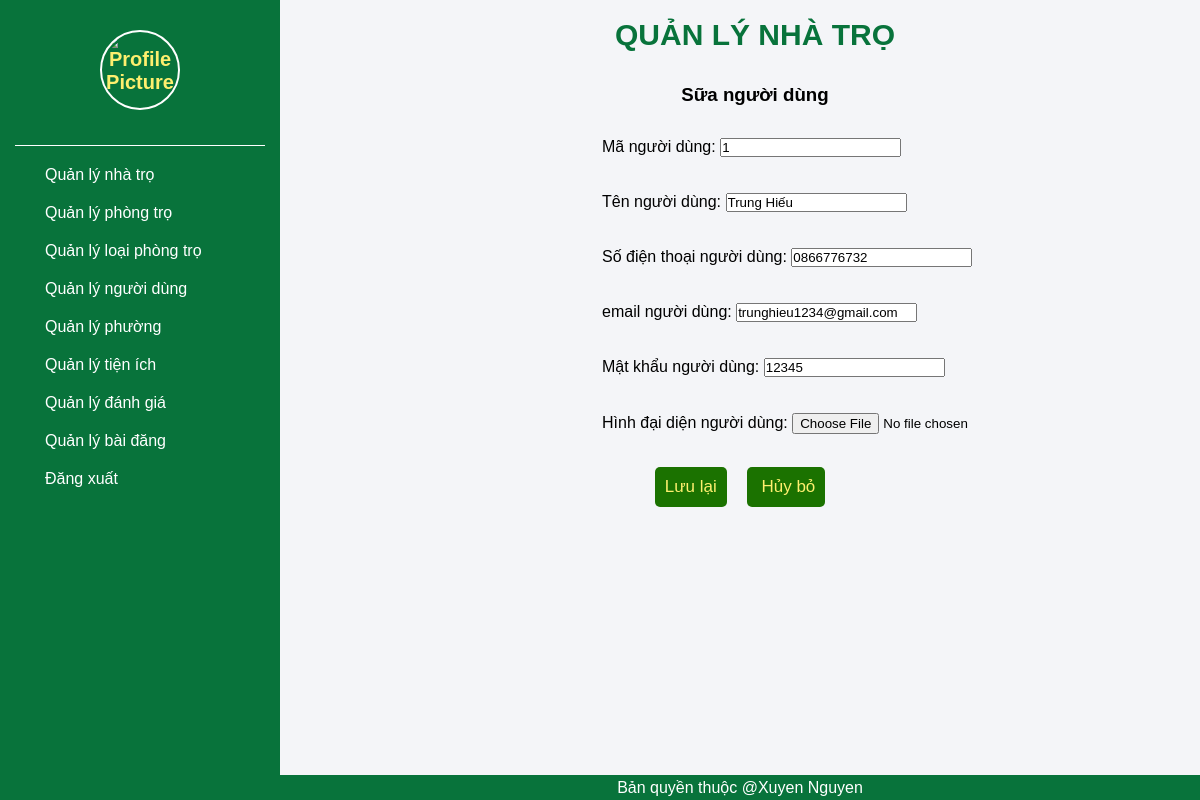
/scr/sua_nguoi_dung.php?user=1 (signed in), run on the app's committed database.
### tables this page shows
CREATE TABLE `nguoidung` (
  `mand` int(11) NOT NULL,
  `tennd` varchar(50) NOT NULL,
  `sdtnd` varchar(10) NOT NULL,
  `emailnd` varchar(30) NOT NULL,
  `matkhaund` text NOT NULL,
  `anhdaidien` text NOT NULL
);

### scr/sua_nguoi_dung.php (the view, shortened to what this page needs)
<?php
include("header_admin.php");
include("ketnoi.php");
$usern=$_REQUEST["user"];
$sql = "SELECT * FROM nguoidung WHERE mand = '".$usern."'";
$kq = mysqli_query($conn, $sql) or die("Không thể xuất thông tin người dùng" . mysqli_error());
$row = mysqli_fetch_array($kq);
?>
<form enctype="multipart/form-data" action="xuly_sua_nd.php" name="them" method="post">
    <div>
        <div class="top-center">
            <p> QUẢN LÝ NHÀ TRỌ</p>
        </div>
        <div class="top-center">
            <h3> Sữa người dùng</h3>
        </div>
        <div class="table-center">
            <div class="txt-gv-top">
                <div class="txt-gv-lb">
                    <div> <label> Mã người dùng: </label>
                        <input type="text" name="mand" value="<?php echo $row["mand"]; ?>" readonly>
                    </div>
                </div>
            </div>
        </div>
        <div class="table-center">
            <div class="txt-gv-top">
                <div class="txt-gv-lb">
                    <div> <label> Tên người dùng: </label>
                        <input type="text" name="tennd" value="<?php echo $row["tennd"]; ?>">
                    </div>
                </div>
            </div>
        </div>
        <div class="table-center">
            <div class="txt-gv-top">
                <div class="txt-gv-lb">
                    <div> <label> Số điện thoại người dùng: </label>
                        <input type="text" name="sdtnd" value="<?php echo $row["sdtnd"]; ?>">
                    </div>
                </div>
            </div>
        </div>
                <div class="table-center">
                    <div class="txt-gv-top">
                        <div class="txt-gv-lb">
                            <div> <label> email người dùng: </label>
                                <input type="text" name="emailnd" value="<?php echo $row["emailnd"]; ?>">
                            </div>
                        </div>
                    </div>
                </div>
                <div class="table-center">
                    <div class="txt-gv-top">
                        <div class="txt-gv-lb">
                            <div> <label> Mật khẩu người dùng: </label>
                                <input type="text" name="matkhaund" value="<?php echo $row["matkhaund"]; ?>">
                            </div>
                        </div>
                    </div>
                </div>
                <div class="table-center">
                    <div class="txt-gv-top">
                        <div class="txt-gv-lb">
                            <div> <label> Hình đại diện người dùng: </label>
                                <input type="file" name="anhdaidien">
                            </div>
                        </div>
                    </div>
                </div>
                <div class="txt-btn">
                    <input class="txt-btn-luu" type="submit" name="luu" value="Lưu lại" />
                    <input class="txt-btn-luu" type="reset" name="huy" value=" Hủy bỏ" href="qlnguoidung.php" />
                </div>
            </div>
</form>
<?php
include("footer_admin.php");
?>

### scr/css_admin.css (style rules this page uses)
* { margin: 0; padding: 0; box-sizing: border-box; font-family: 'Montserrat', sans-serif; }
.top-center { display: flex; align-items: center; width: 95%; height: 40px; padding-left: 30px; margin: 0 auto; border-radius: 5px; margin-top: 15px; margin-bottom: 20px; justify-content: space-around; }
.top-center p { color: #08733b; font-weight: 700; font-size: 30px; }
.txt-gv-lb { display: flex; flex-direction: column; }
.txt-gv-top { display: flex; gap: 30px; margin: 2px 0px; background-origin:20px; margin-left: 289px; }
.table-center { display: flex; width: 95%; margin: 0 auto; flex-wrap: wrap; padding: 1px 10px; flex-direction: column; margin-bottom: 30px; }
.txt-btn { display: flex; display: flex; justify-content: center; gap: 20px; margin-top: 30px; margin-bottom: 10px; }
.txt-btn-luu { font-size: 17px; background-color: #1b7200; font-weight: 500; padding: 10px; border-radius: 5px; color: #feef6e; border: none; }

### data on the page
nguoidung: mand "1", tennd "Trung Hiếu", sdtnd "0866776732", emailnd "trunghieu1234@gmail.com", matkhaund "12345"
